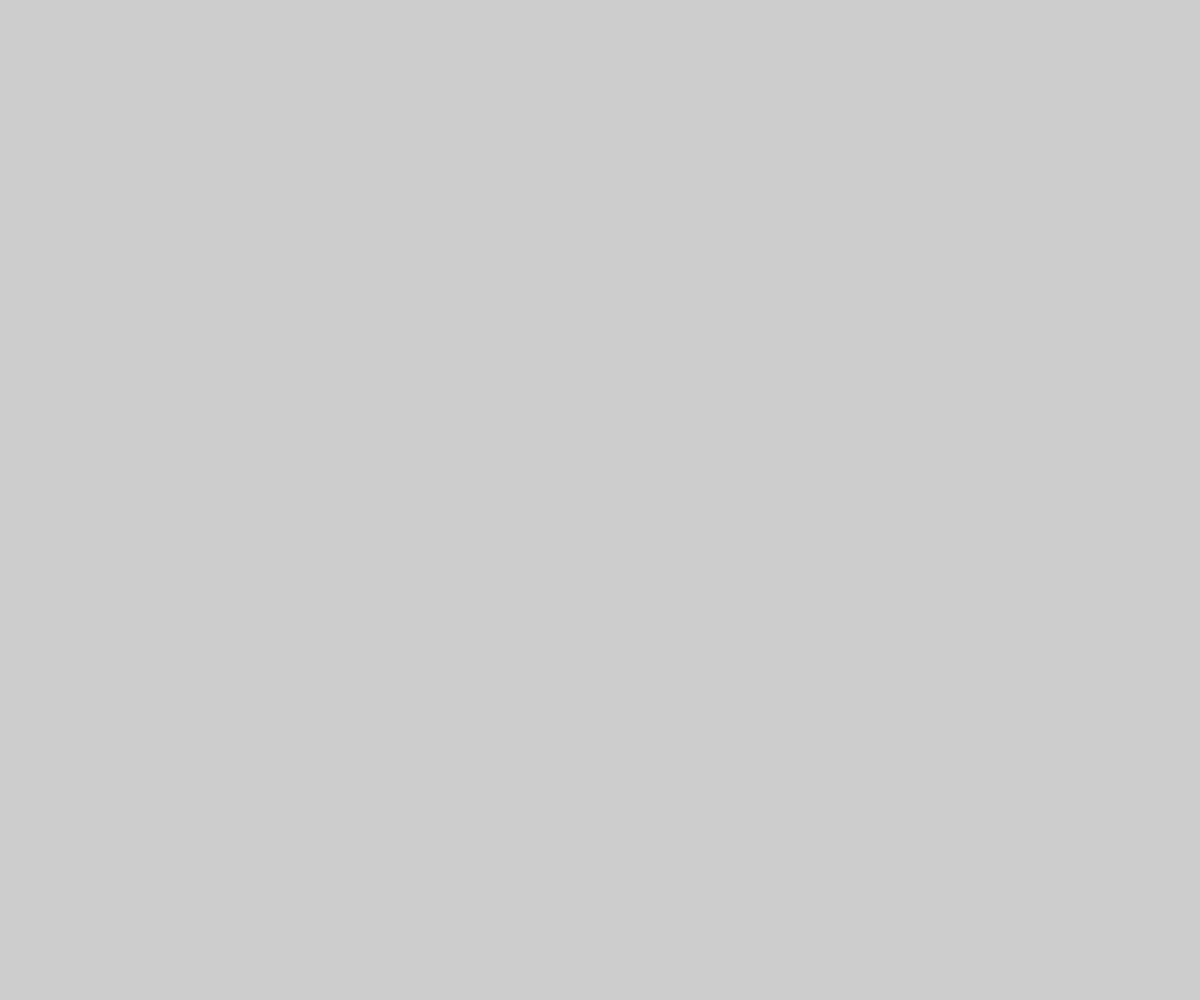
Frame 1 (no input)
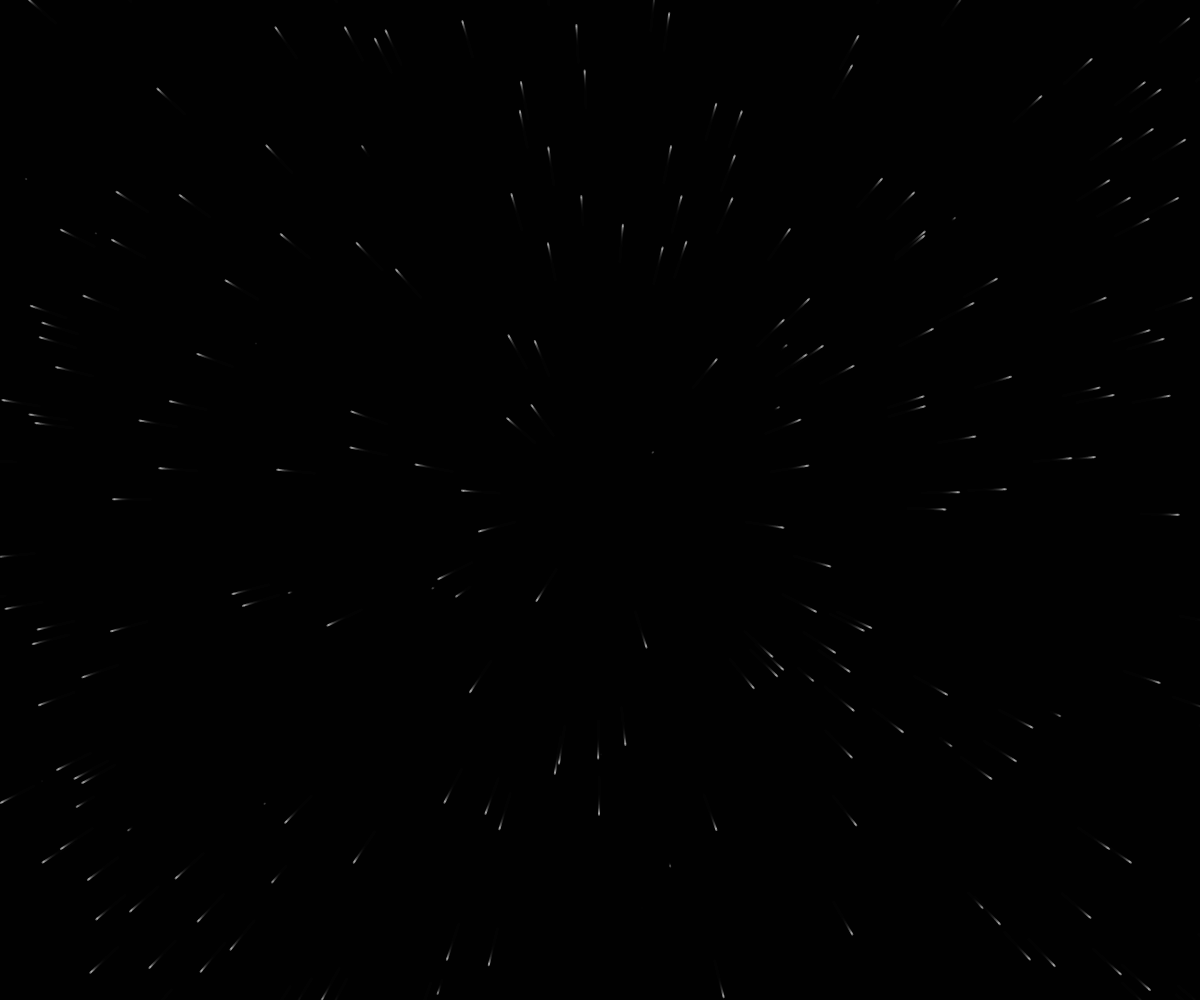
Frame 60 (no input)
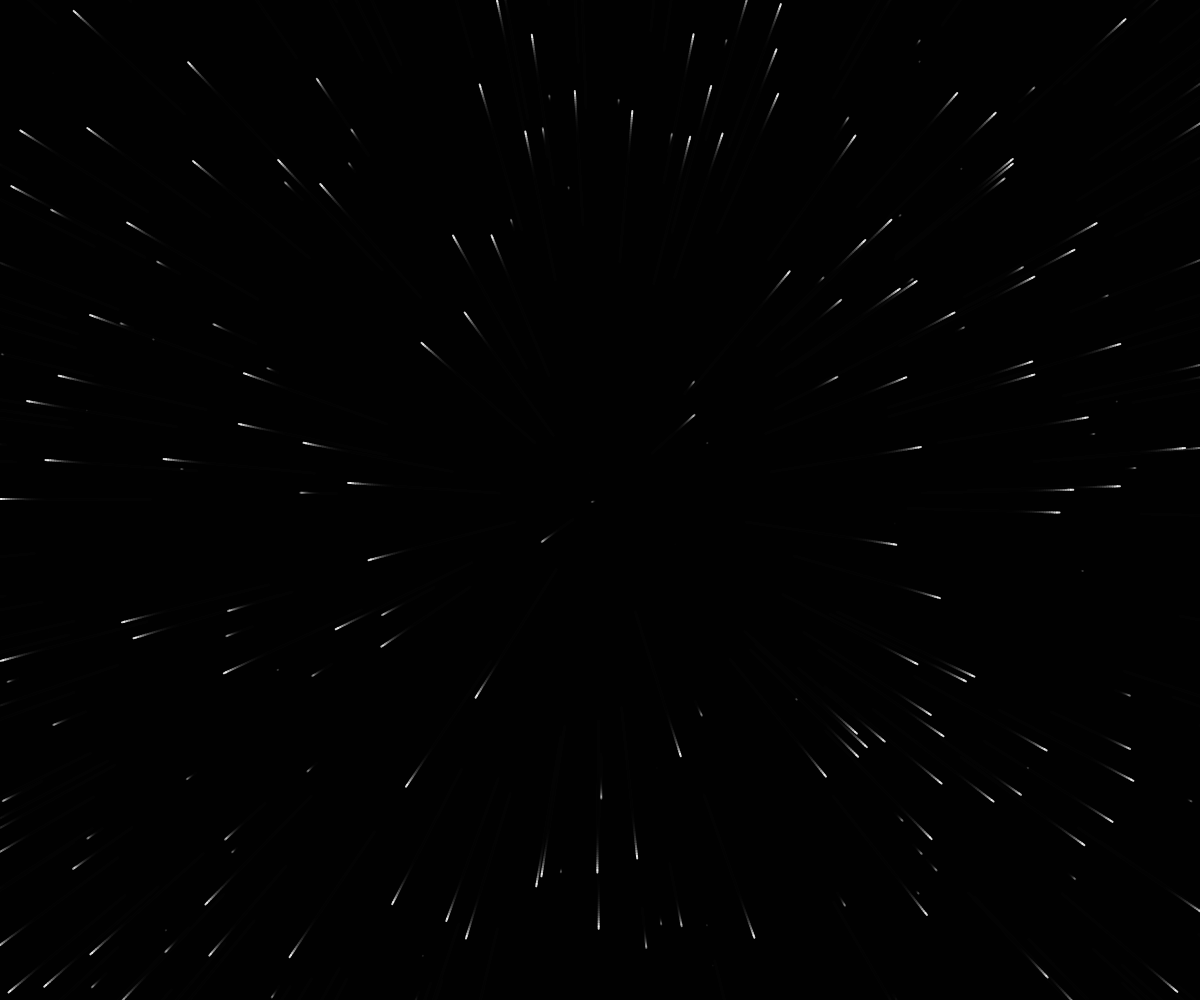
Frame 120 (the mouse pressed at the canvas centre since frame 60)

The p5.js sketch that drew these frames (run headless with seeded random() and noise() and a simulated clock; from frame 60 on, the mouse is pressed at the canvas centre):

// p5.js sketch
// ── sketch.js
const numStars = 200;
let stars = [];
let canvas;

function windowResized() {
	resizeCanvas(windowWidth, windowHeight);
}

function setup() {
  canvas = createCanvas(windowWidth, windowHeight);
	canvas.position(0,0);
	canvas.style('z-index', '-2');
  stroke(255);
  strokeWeight(2);
  
  for(let i = 0; i < numStars; i ++) {
    stars.push(new Star(random(width), random(height)));
  }
}

function draw() {
  background(0, 50);
  
  const acc = map(100, 0, width, 0.005, 0.2);
  
  stars = stars.filter(star => {
    star.draw();
    star.update(acc);
    return star.isActive();
  });
  
  while(stars.length < numStars) {
    stars.push(new Star(random(width), random(height)));
  }
}

class Star {
  constructor(x, y) {
    this.pos = createVector(x, y);
    this.prevPos = createVector(x, y);
    
    this.vel = createVector(0, 0);
    
    this.ang = atan2(y - (height/2), x - (width/2));
  }
  
  isActive() {
    return onScreen(this.prevPos.x, this.prevPos.y);
  }
  
  update(acc) {
    this.vel.x += cos(this.ang) * acc;
    this.vel.y += sin(this.ang) * acc;
    
    this.prevPos.x = this.pos.x;
    this.prevPos.y = this.pos.y;
    
    this.pos.x += this.vel.x;
    this.pos.y += this.vel.y;
  }
  
  draw() {
    const alpha = map(this.vel.mag(), 0, 3, 0, 255);
    stroke(255, alpha);
    line(this.pos.x, this.pos.y, this.prevPos.x, this.prevPos.y);
  }
}

function onScreen(x, y) {
  return x >= 0 && x <= width && y >= 0 && y <= height;  
}

// ── navigation.js
const TRANSFORM_OUT = "1s ease-in"
const TRANSFORM_IN = "1s ease-out"

const DIRECTION_ANIMATION = {
	RIGHT: {
		out: "transform translateX(0) translateX(100%) " + TRANSFORM_OUT,
		in: "transform translateX(-100%) translateX(0) " + TRANSFORM_IN
	},
	LEFT: {
		out: "transform translateX(0) translateX(-100%) " + TRANSFORM_OUT,
		in: "transform translateX(100%) translateX(0) " + TRANSFORM_IN
	},
	UP: {
		out: "transform translateY(0) translateY(-100%) " + TRANSFORM_OUT,
		in: "transform translateY(100%) translateY(0) " + TRANSFORM_IN
	},
	DOWN: {
		out: "transform translateY(0) translateY(100%) " + TRANSFORM_OUT,
		in: "transform translateY(-100%) translateY(0) " + TRANSFORM_IN
	}
}

const OPACITY_ANIMATION = {
	out: "opacity 1 0 1s ease-out",
	in: "opacity 0 1 1s ease-in"
}

const CONTENT = document.getElementById('content')
const RIGHT_NAV = document.getElementById('right-nav')
const LEFT_NAV = document.getElementById('left-nav')
const TOP_NAV = document.getElementById('top-nav')
const BOT_NAV = document.getElementById('bot-nav')

function animate(directionAnimation, opacityAnimation) {
	return transition.begin(CONTENT, [
		directionAnimation,
		opacityAnimation
	]).promise
}

function changeContent(location) {
	CONTENT.innerHTML = '<iframe src="' + location + '" onload="this.insertAdjacentHTML(\'afterend\', (this.contentDocument.body||this.contentDocument).innerHTML);this.remove()"></iframe>'
}

async function travel(direction, pageContent) {
	await animate(direction.out, OPACITY_ANIMATION.out)
	changeContent(pageContent)
	await animate(direction.in, OPACITY_ANIMATION.in)
}

function hideNavs(navs) {
	let navPromises = []
	for (const nav of navs) {
		nav.style.pointerEvents = 'none'
		navPromises.push(transition.begin(nav, "opacity 1 0 0.5s ease-in").promise.then(() => {
			nav.style.visibility = 'hidden';
			nav.style.pointerEvents = 'auto'
		}))
	}
	return Promise.all(navPromises)
}

function showNavs(navs) {
	let navPromises = []
	for (const nav of navs) {
		nav.style.visibility = 'visible';
		navPromises.push(transition.begin(nav, 'opacity 0 1 1s ease-out').promise)
	}
	return Promise.all(navPromises)
}

function changeNav(element, text, onClickFunction) {
	const travelContainer = element.getElementsByClassName('travel-container')[0]
	travelContainer.onclick = onClickFunction
	const travelText = travelContainer.getElementsByClassName('travel-text')[0]
	travelText.innerText = text
}

async function goToHome(direction) {
	const hideNavsPromise = hideNavs([RIGHT_NAV, LEFT_NAV, BOT_NAV, TOP_NAV])
	const travelPromise = travel(direction, 'pages/home.html')
	await Promise.all([hideNavsPromise, travelPromise])
	switch(direction) {
		case DIRECTION_ANIMATION.LEFT:
			changeNav(RIGHT_NAV, "About", goToAbout)
			break
		case DIRECTION_ANIMATION.RIGHT:
			changeNav(LEFT_NAV, "Projects", goToProjects)
			break
		case DIRECTION_ANIMATION.UP:
			changeNav(BOT_NAV, "CV", goToCV)
			break
		case DIRECTION_ANIMATION.DOWN:
			changeNav(TOP_NAV, "Contact", () => console.log("not yet implemented"))
			break
	}
	showNavs([RIGHT_NAV, LEFT_NAV, BOT_NAV])
}

async function goToProjects() {
	const hideNavsPromise = hideNavs([RIGHT_NAV, BOT_NAV, LEFT_NAV, TOP_NAV])
	const travelPromise = travel(DIRECTION_ANIMATION.RIGHT, "pages/projects.html")
	await Promise.all([hideNavsPromise, travelPromise])
	changeNav(RIGHT_NAV, "Home", () => goToHome(DIRECTION_ANIMATION.LEFT))
	showNavs([RIGHT_NAV])
}

async function goToAbout() {
	const hideNavsPromise = hideNavs([LEFT_NAV, RIGHT_NAV, BOT_NAV, TOP_NAV])
	const travelPromise = travel(DIRECTION_ANIMATION.LEFT, "pages/about.html")
	await travelPromise
	hideNavsPromise.then(() => {
		changeNav(LEFT_NAV, "Home", () => goToHome(DIRECTION_ANIMATION.RIGHT))
		showNavs([LEFT_NAV])
	})
	const aboutContainer = document.getElementById('about-container')
	transition.begin(aboutContainer, "filter blur(10px) blur(0) 0.8s ease-out")
}

async function goToCV() {
	const hideNavsPromise = hideNavs([TOP_NAV, RIGHT_NAV, LEFT_NAV, BOT_NAV])
	const travelPromise = travel(DIRECTION_ANIMATION.UP, "pages/cv.html")
	await Promise.all([hideNavsPromise, travelPromise])
	changeNav(TOP_NAV, "Home", () => goToHome(DIRECTION_ANIMATION.DOWN))
	showNavs([TOP_NAV])
}
// ── script.js
function terminalType() {
	console.log("typing in terminal")
	let p = document.getElementById("about-paragraph")
	let text = p.innerText
	p.innerText = ""
	p.style.opacity = '1'
	let i = 0, speed = 50

	function typeWriter() {
		if (i < text.length) {
			p.innerHTML += text.charAt(i)
			i++
			setTimeout(typeWriter, speed)
		}
	}

	typeWriter()
}

const audioPlayer = document.getElementById('audio-player')

window.onload = () => {
	window.addEventListener('click', async () => {
		if (!audioPlayer.paused) return
		const content = document.getElementById('content')
		await transition.begin(content, OPACITY_ANIMATION.out).promise
		changeContent('pages/home.html')
		await Promise.all([transition.begin(content, OPACITY_ANIMATION.in).promise, showNavs([BOT_NAV, RIGHT_NAV, LEFT_NAV])])
		audioPlayer.play()
	})

}

// ── styles.css
@keyframes fadeIn {
    0% { opacity: 0; }
    100% { opacity: 100; }
}

@keyframes float {
    0% {
        transform: translatey(0px);
    }
    50% {
        transform: translatey(+20px);
    }
    100% {
        transform: translatey(0px);
    }
}

.content {
    z-index: -1;
    position: absolute;
    top: 50%;
    left: 50%;
    transform: translate(-50%, -50%);
}

.sound {
    position: fixed;
    z-index: 0;
    width: 100%;
    height: 100%;
    opacity: 0%;
}

.float {
    animation: fadeIn 60s, float 6s ease-in-out infinite;
}

h1 {
    text-align: center;
    color: white;
    letter-spacing: 10px;
    font-family: 'Press Start 2P', cursive;
    animation: fadeIn 30s;
}

h2 {
    text-align: center;
    color: grey;
    font-family: 'IBM Plex Mono', monospace;
    animation: shake 0.82s cubic-bezier(.36,.07,.19,.97) both;
    animation-play-state: paused;
}

h2:hover {
    animation-play-state: running;
}
